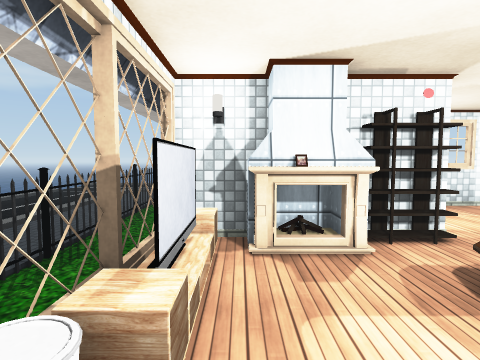
[1] (above)

24 first-person views from a walk through a 3-D level made in the Unity game engine. The camera is 1.3 m above the floor, tilts 4° down and sees 80° across. The floor is counted in squares, 1 m on a side. Each view is taken from the middle of a square. On the plan, view 1 faces up. The plan holds only what a view shows up to about 13 squares ahead; the rest is blank. The place goes on beyond the plan. The player is left out. Door leaves are left out, so doorways stand open. Some surface patterns are stand-ins.

[2]
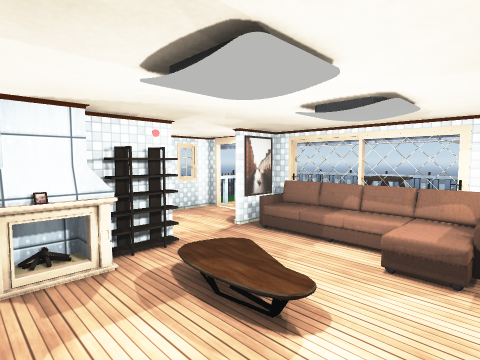

[3]
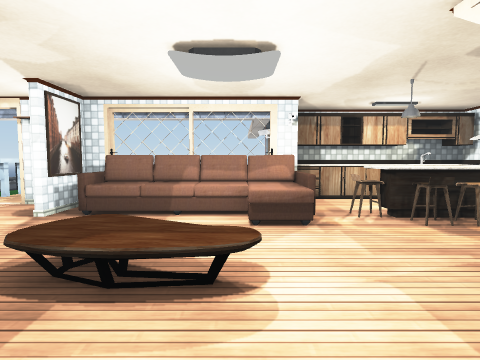

[4]
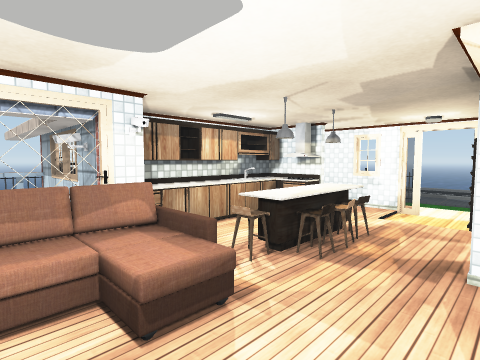

[5]
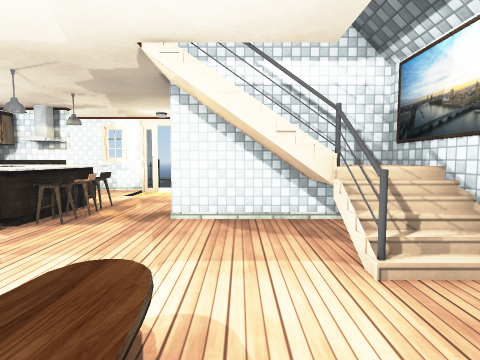

[6]
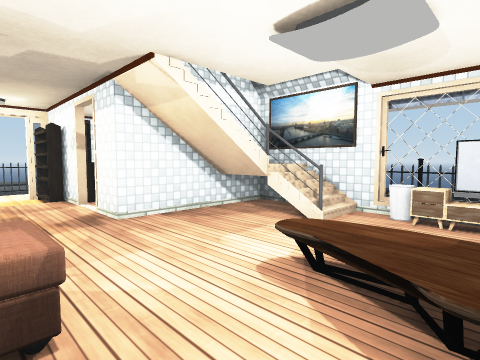

[7]
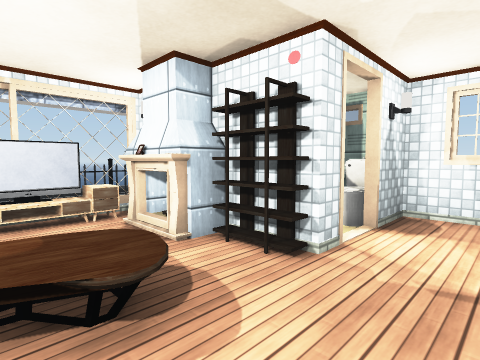

[8]
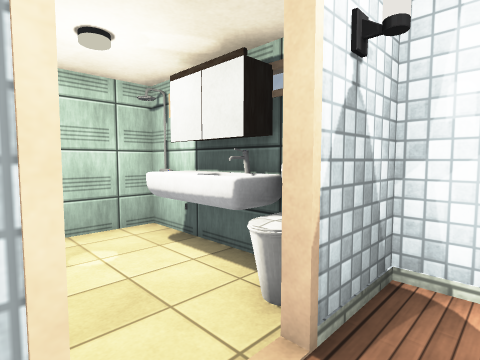

[9]
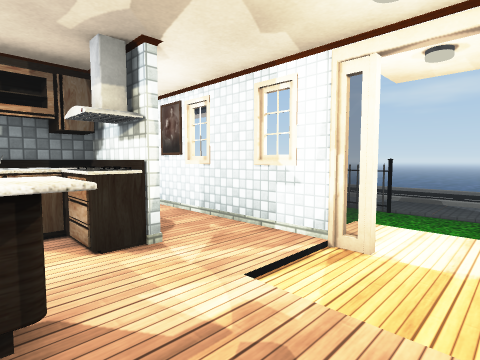

[10]
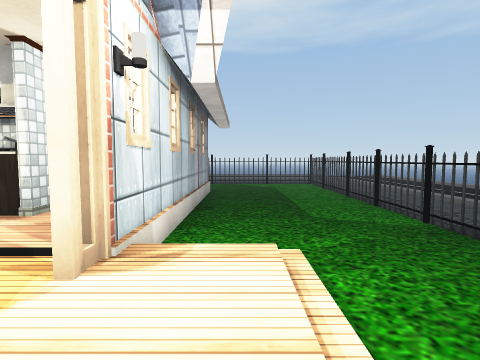

[11]
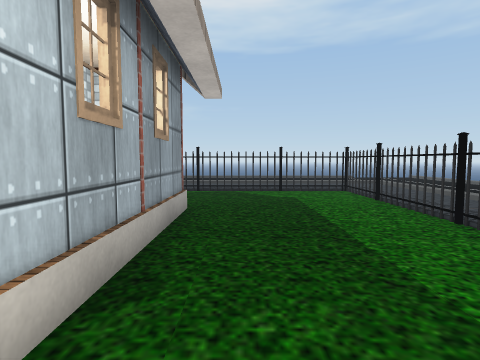

[12]
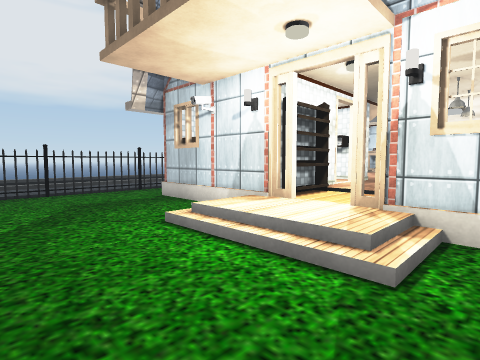

[13]
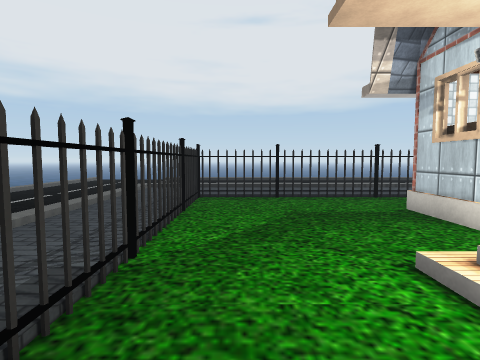

[14]
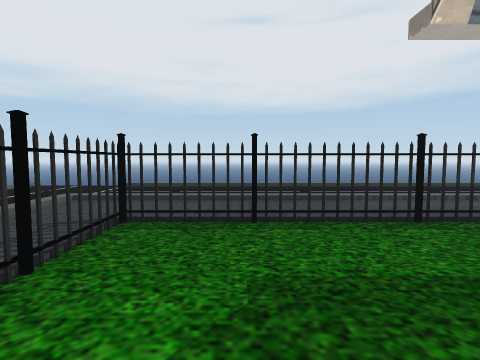

[15]
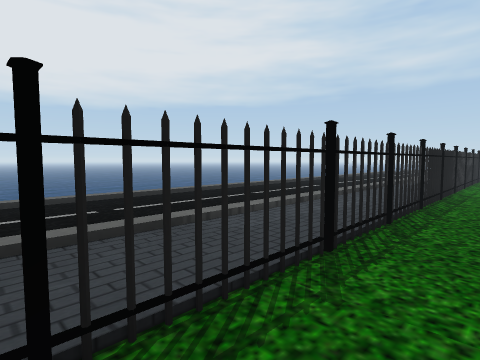

[16]
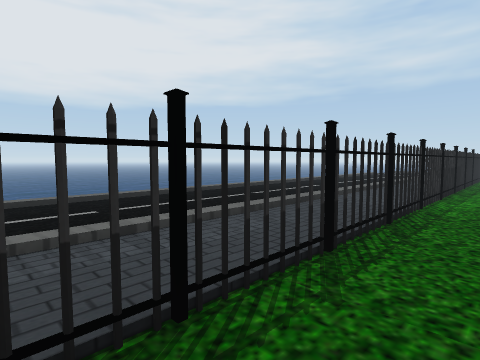

[17]
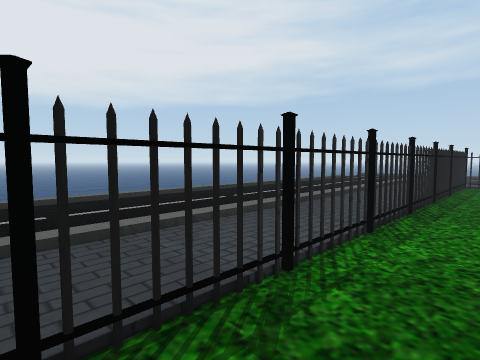

[18]
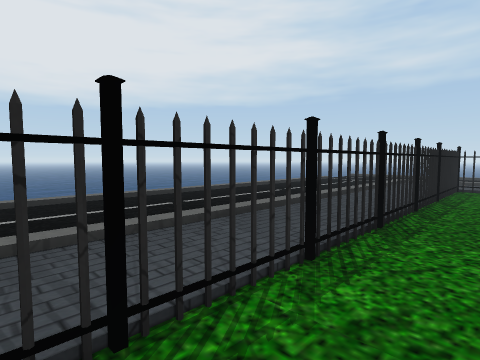

[19]
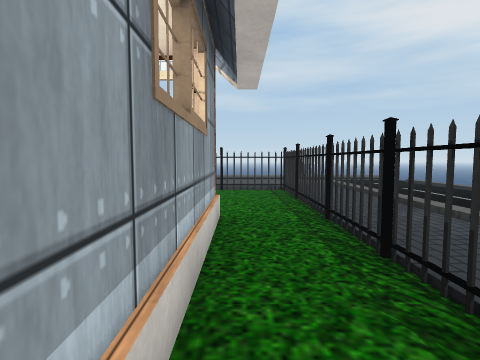

[20]
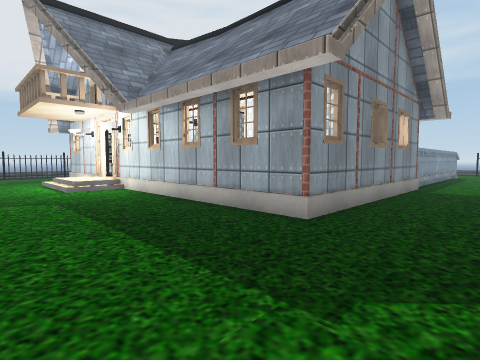

[21]
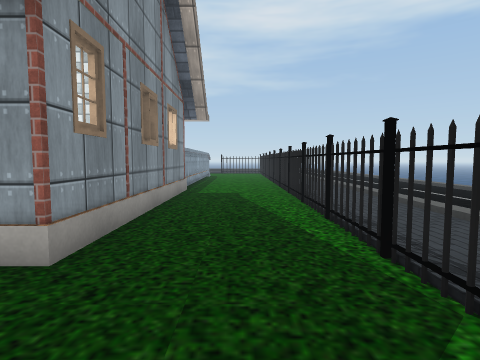

[22]
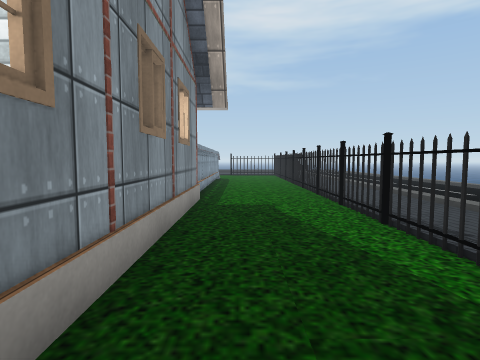

[23]
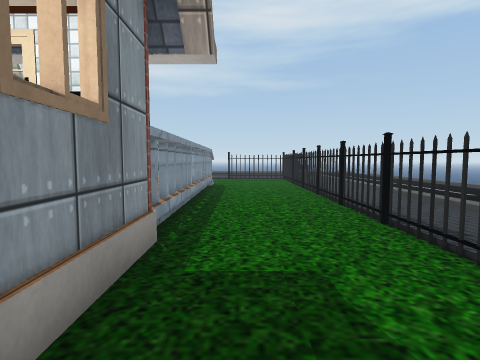

[24]
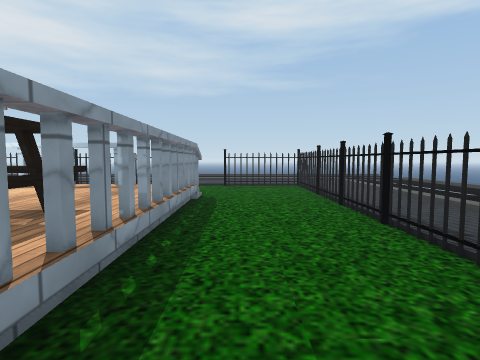

### Floor plan
Key: @ floor where view 1 was taken; # wall or solid block; x gap in a wall; . main floor; : floor 0.25 m higher than the main floor; + floor 0.5 m higher than the main floor; * floor 1 m higher than the main floor; % floor 1.75 m higher than the main floor; / step, stairs or slope; D open door; = window, fence, low wall or low ledge; ^ raised ledge; v drop or lower ground; S shelf; T TV; R dresser; A table; L stool; E desk; I toilet; F fence; H thing the floor can be seen under or through; B bed; O other object.
Columns run from 11 left of view 1 to 24 right of it. Each row starts with its distance up from view 1.
 11   ::/::#.                   ....F::/
 10  :::/::#.                x ^....F::/
  9 /:::/::#. ####I######^^^^^+^....H::/
  8 /:::/::#. #:##IDD++DD  ++++^....H::/
  7 /:::/::#..#::::DD++#   ++++^....H::/
  6 /:::/::#..######++#D    +++^....H::/
  5 /:::/::#..##O#SS++OOD    AA^....H::/
  4 /:::/::#..TO++++++OOD   AAA^....H::/
  3 /:::/::#..T+++*/++OOD   AAA^....H::/
  2 /:::/::#..TR++*/++OO       ^....H::/
  1 /:::/::#..v+++/++OOO       ^....H::/
  0 /:::/::#..#@+++++OOO       #....H::/
 -1 /:::/::#..#/+++++D+O # ##OOO....H::/
 -2 /:::/::#..#%=#+++LL+##     #....H::/
 -3 /:::/::#..#####++L^+##     #....H::/
 -4 /:::/::#..#   O++L^+##     #....H::/
 -5 /:::/::#..#   D++L^+OO      ....H::/
 -6 /:::/::#..#   D++D+###      ....H::/
 -7 /:::/::#..B  EE++D+###D    #....H::/
 -8 /:::/::F..B   ES+D++++     #....H::
 -9 /:::/::F..#B##ESDD##########....H::
-10 /:::/::F....../+++/.............H:
-11 /:::/::H....../+++/.............H:
-12 /:::/::H....../////.............#:
-13 /:::/::H........................#:
-14 /:::/::H........................#:
-15 /:: /::#.....F..DDD.......F.....#:
-16 /:: /:::##=##:##DDD##=#=##:##=##:

Where each view was taken, in squares from view 1:
view 1: 0 up, 0 right, facing up
view 2: 1 down, 0 right, facing up-right
view 3: 1 up, 0 right, facing right
view 4: 2 up, 3 right, facing down-right
view 5: 3 up, 2 right, facing down
view 6: 3 up, 6 right, facing down-left
view 7: 2 up, 6 right, facing up-left
view 8: 6 up, 5 right, facing up-left
view 9: 5 down, 4 right, facing down-right
view 10: 11 down, 3 right, facing right
view 11: 11 down, 9 right, facing right
view 12: 15 down, 8 right, facing up-left
view 13: 14 down, 6 right, facing left
view 14: 13 down, 2 right, facing left
view 15: 13 down, 2 left, facing up-left
view 16: 8 down, 2 left, facing up-left
view 17: 2 down, 2 left, facing up-left
view 18: 0 up, 2 left, facing up-left
view 19: 3 down, 2 left, facing down
view 20: 15 down, 20 right, facing up-left
view 21: 13 down, 19 right, facing up
view 22: 10 down, 18 right, facing up
view 23: 5 down, 18 right, facing up
view 24: 0 up, 18 right, facing up
